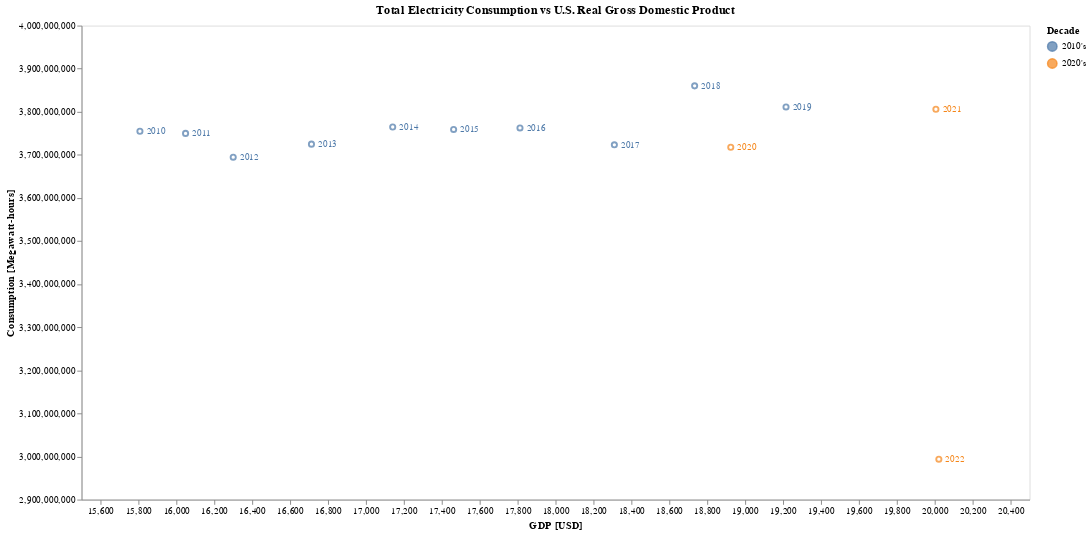

Notebook code cell kept with this figure:
### Code cell
cmp = df_megawatts.resample("1Y").last().join(df_us_gdp)
cmp['year'] = cmp.index.map(lambda d: d.year)
cmp['decade'] = cmp.index.map(lambda v: "19{}0's".format(str(v)[2]) if v.year < 2000 else "20{}0's".format(str(v)[2]))

tegdp = alt.Chart(cmp.reset_index()).mark_point().encode(
    alt.Y('Megawatt-hours', axis=alt.Axis(grid=False, title='Consumption [Megawatt-hours]'), scale=alt.Scale(zero=False, padding=35)),
    alt.X('GDP', axis=alt.Axis(grid=False, title="GDP [USD]"), scale=alt.Scale(zero=False, padding=35)),
    alt.Color('decade:N', title='Decade'),
).properties(
    title="Total Electricity Consumption vs U.S. Real Gross Domestic Product",
    width=1000,
    height=500
)

text = tegdp.mark_text(
    align='left',
    baseline='middle',
    dx=7,
    size=10
).encode(
    text='year:N'
)

tegdp + text

### Figure 1 — Vega-Lite specification as saved in the notebook (floating-point values rounded to 4 significant figures)
{"config": {"view": {"continuousWidth": 400, "continuousHeight": 300}}, "layer": [{"mark": "point", "encoding": {"color": {"field": "decade", "title": "Decade", "type": "nominal"}, "x": {"axis": {"grid": false, "title": "GDP [USD]"}, "field": "GDP", "scale": {"padding": 35, "zero": false}, "type": "quantitative"}, "y": {"axis": {"grid": false, "title": "Consumption [Megawatt-hours]"}, "field": "Megawatt-hours", "scale": {"padding": 35, "zero": false}, "type": "quantitative"}}, "height": 500, "title": "Total Electricity Consumption vs U.S. Real Gross Domestic Product", "width": 1000}, {"mark": {"type": "text", "align": "left", "baseline": "middle", "dx": 7, "size": 10}, "encoding": {"color": {"field": "decade", "title": "Decade", "type": "nominal"}, "text": {"field": "year", "type": "nominal"}, "x": {"axis": {"grid": false, "title": "GDP [USD]"}, "field": "GDP", "scale": {"padding": 35, "zero": false}, "type": "quantitative"}, "y": {"axis": {"grid": false, "title": "Consumption [Megawatt-hours]"}, "field": "Megawatt-hours", "scale": {"padding": 35, "zero": false}, "type": "quantitative"}}, "height": 500, "title": "Total Electricity Consumption vs U.S. Real Gross Domestic Product", "width": 1000}], "data": {"name": "data-28d5410086fd700807f18850c0ba4ccb"}, "$schema": "https://vega.github.io/schema/vega-lite/v4.17.0.json", "datasets": {"data-28d5410086fd700807f18850c0ba4ccb": [{"Year": "2010-12-31T00:00:00", "Megawatt-hours": 3755000000.0, "GDP": 15810.0, "rt_start": "2021-07-29", "rt_end": "2021-07-28", "year": 2010, "decade": "2010's"}, {"Year": "2011-12-31T00:00:00", "Megawatt-hours": 3750000000.0, "GDP": 16050.0, "rt_start": "2021-07-29", "rt_end": "2021-07-28", "year": 2011, "decade": "2010's"}, {"Year": "2012-12-31T00:00:00", "Megawatt-hours": 3695000000.0, "GDP": 16300.0, "rt_start": "2021-07-29", "rt_end": "2021-07-28", "year": 2012, "decade": "2010's"}, {"Year": "2013-12-31T00:00:00", "Megawatt-hours": 3725000000.0, "GDP": 16710.0, "rt_start": "2021-07-29", "rt_end": "2021-07-28", "year": 2013, "decade": "2010's"}, {"Year": "2014-12-31T00:00:00", "Megawatt-hours": 3765000000.0, "GDP": 17140.0, "rt_start": "2021-07-29", "rt_end": "2021-07-28", "year": 2014, "decade": "2010's"}, {"Year": "2015-12-31T00:00:00", "Megawatt-hours": 3759000000.0, "GDP": 17460.0, "rt_start": "2021-07-29", "rt_end": "2021-07-28", "year": 2015, "decade": "2010's"}, {"Year": "2016-12-31T00:00:00", "Megawatt-hours": 3762000000.0, "GDP": 17810.0, "rt_start": "2021-07-29", "rt_end": "2021-07-28", "year": 2016, "decade": "2010's"}, {"Year": "2017-12-31T00:00:00", "Megawatt-hours": 3723000000.0, "GDP": 18310.0, "rt_start": "2022-09-29", "rt_end": "2022-09-28", "year": 2017, "decade": "2010's"}, {"Year": "2018-12-31T00:00:00", "Megawatt-hours": 3860000000.0, "GDP": 18730.0, "rt_start": "2022-09-29", "rt_end": "2022-09-28", "year": 2018, "decade": "2010's"}, {"Year": "2019-12-31T00:00:00", "Megawatt-hours": 3811000000.0, "GDP": 19220.0, "rt_start": "2022-09-29", "rt_end": "2022-09-28", "year": 2019, "decade": "2010's"}, {"Year": "2020-12-31T00:00:00", "Megawatt-hours": 3718000000.0, "GDP": 18920.0, "rt_start": "2022-09-29", "rt_end": "2022-09-28", "year": 2020, "decade": "2020's"}, {"Year": "2021-12-31T00:00:00", "Megawatt-hours": 3806000000.0, "GDP": 20010.0, "rt_start": "2022-09-29", "rt_end": "2022-09-28", "year": 2021, "decade": "2020's"}, {"Year": "2022-12-31T00:00:00", "Megawatt-hours": 2994000000.0, "GDP": 20020.0, "rt_start": "2022-10-27", "rt_end": "2022-09-28", "year": 2022, "decade": "2020's"}]}}
